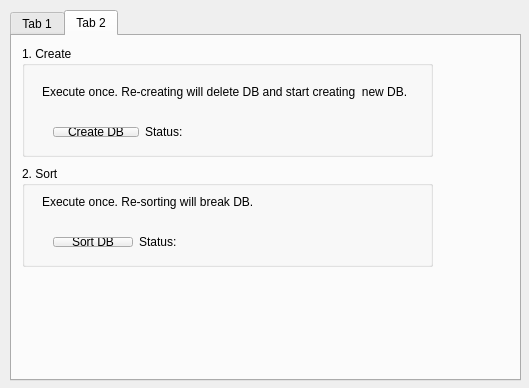
<?xml version="1.0" encoding="UTF-8"?>
<ui version="4.0">
 <class>StationarySeedSearchClass</class>
 <widget class="QWidget" name="StationarySeedSearchClass">
  <property name="geometry">
   <rect>
    <x>0</x>
    <y>0</y>
    <width>529</width>
    <height>388</height>
   </rect>
  </property>
  <property name="windowTitle">
   <string>StationarySeedSearch</string>
  </property>
  <widget class="QTabWidget" name="tabWidget">
   <property name="geometry">
    <rect>
     <x>10</x>
     <y>10</y>
     <width>511</width>
     <height>371</height>
    </rect>
   </property>
   <property name="currentIndex">
    <number>1</number>
   </property>
   <widget class="QWidget" name="searchTab">
    <attribute name="title">
     <string>Tab 1</string>
    </attribute>
   </widget>
   <widget class="QWidget" name="createTab">
    <attribute name="title">
     <string>Tab 2</string>
    </attribute>
    <widget class="QGroupBox" name="groupBox">
     <property name="geometry">
      <rect>
       <x>10</x>
       <y>10</y>
       <width>411</width>
       <height>111</height>
      </rect>
     </property>
     <property name="title">
      <string>1. Create</string>
     </property>
     <widget class="QLabel" name="label">
      <property name="geometry">
       <rect>
        <x>20</x>
        <y>30</y>
        <width>381</width>
        <height>31</height>
       </rect>
      </property>
      <property name="text">
       <string>Execute once. Re-creating will delete DB and start creating  new DB.</string>
      </property>
      <property name="scaledContents">
       <bool>false</bool>
      </property>
      <property name="wordWrap">
       <bool>true</bool>
      </property>
     </widget>
     <widget class="QWidget" name="layoutWidget">
      <property name="geometry">
       <rect>
        <x>20</x>
        <y>70</y>
        <width>381</width>
        <height>32</height>
       </rect>
      </property>
      <layout class="QHBoxLayout" name="horizontalLayout_3">
       <item>
        <layout class="QHBoxLayout" name="horizontalLayout">
         <item>
          <widget class="QPushButton" name="createButton">
           <property name="text">
            <string>Create DB</string>
           </property>
          </widget>
         </item>
         <item>
          <widget class="QLabel" name="label_2">
           <property name="text">
            <string>Status:</string>
           </property>
          </widget>
         </item>
        </layout>
       </item>
       <item>
        <widget class="QLabel" name="createStatusLabel">
         <property name="text">
          <string/>
         </property>
        </widget>
       </item>
      </layout>
     </widget>
    </widget>
    <widget class="QGroupBox" name="groupBox_2">
     <property name="geometry">
      <rect>
       <x>10</x>
       <y>130</y>
       <width>411</width>
       <height>101</height>
      </rect>
     </property>
     <property name="title">
      <string>2. Sort</string>
     </property>
     <widget class="QLabel" name="label_4">
      <property name="geometry">
       <rect>
        <x>20</x>
        <y>20</y>
        <width>381</width>
        <height>31</height>
       </rect>
      </property>
      <property name="text">
       <string>Execute once. Re-sorting will break DB.</string>
      </property>
      <property name="scaledContents">
       <bool>false</bool>
      </property>
      <property name="wordWrap">
       <bool>true</bool>
      </property>
     </widget>
     <widget class="QWidget" name="layoutWidget">
      <property name="geometry">
       <rect>
        <x>20</x>
        <y>60</y>
        <width>221</width>
        <height>32</height>
       </rect>
      </property>
      <layout class="QHBoxLayout" name="horizontalLayout_4">
       <item>
        <layout class="QHBoxLayout" name="horizontalLayout_2">
         <item>
          <widget class="QPushButton" name="sortButton">
           <property name="text">
            <string>Sort DB</string>
           </property>
          </widget>
         </item>
         <item>
          <widget class="QLabel" name="label_5">
           <property name="text">
            <string>Status:</string>
           </property>
          </widget>
         </item>
        </layout>
       </item>
       <item>
        <widget class="QLabel" name="sortStatusLabel">
         <property name="text">
          <string/>
         </property>
        </widget>
       </item>
      </layout>
     </widget>
    </widget>
   </widget>
  </widget>
 </widget>
 <layoutdefault spacing="6" margin="11"/>
 <resources>
  <include location="stationaryseedsearch.qrc"/>
 </resources>
 <connections/>
</ui>
